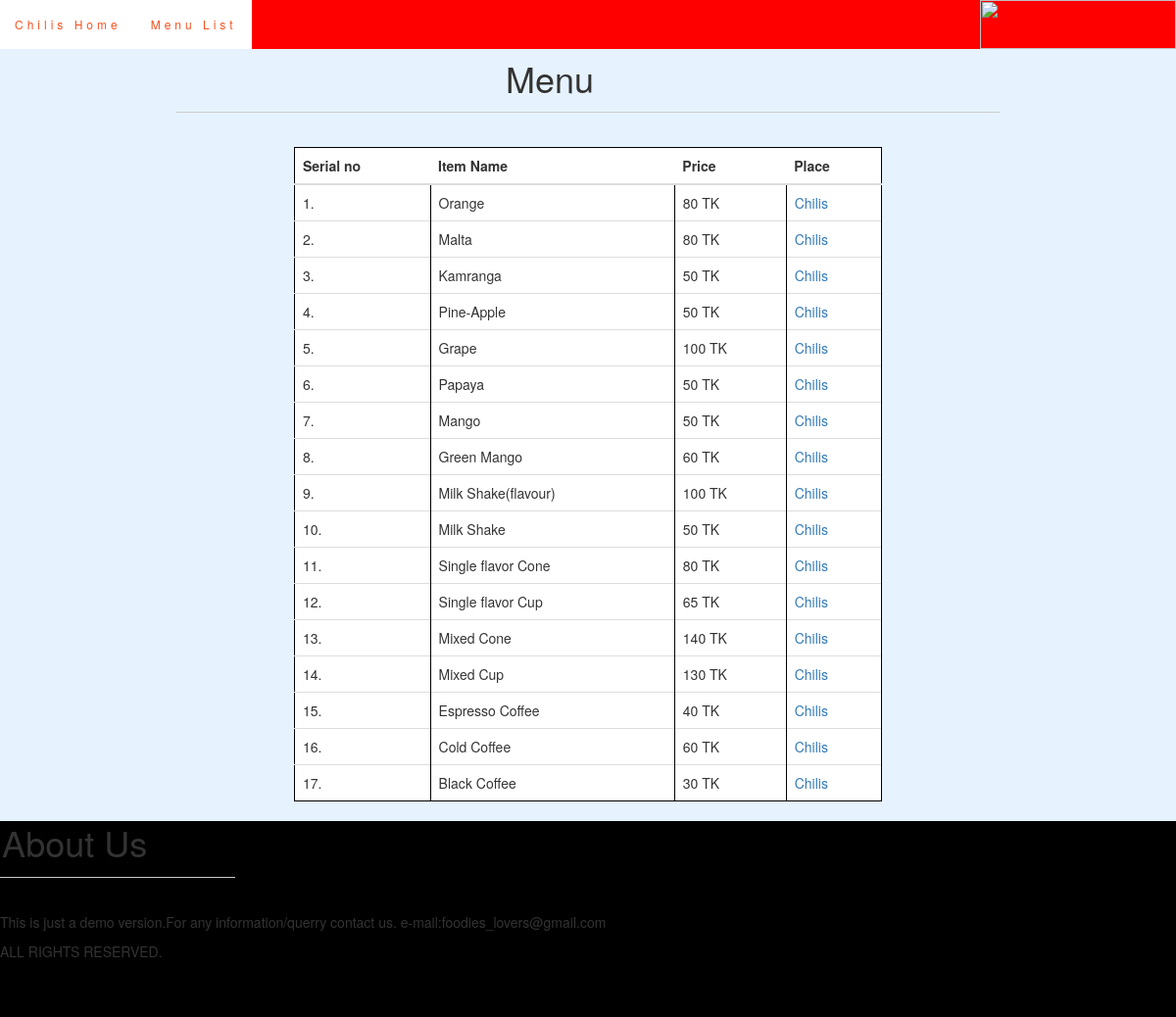
The app's page /chilis_menu.php with its own data.
### tables this page shows
CREATE TABLE IF NOT EXISTS `chilis` (
  `sl` int(11) NOT NULL AUTO_INCREMENT,
  `category` varchar(50) NOT NULL,
  `item_name` varchar(50) NOT NULL,
  `price` int(11) NOT NULL,
  `restaurant` varchar(50) NOT NULL,
  `place` varchar(20) NOT NULL,
  `link` varchar(20) NOT NULL,
  PRIMARY KEY (`sl`),
  UNIQUE KEY `item_name` (`item_name`)
);

### chilis_menu.php (the view, shortened to what this page needs)
<!DOCTYPE html>
	<head>
		<link rel="stylesheet" type="text/css" href="css/bootstrap.min.css">
		<link rel="stylesheet" type="text/css" href="css/style.css">
	</head>
	<body>
		<div id="header">
				  <nav class="navbar navbar-inverse custom-navbar navbar-fixed-top" style="background:red">
				  <a><img class="hidden-sm hidden-xs" src="images/chilis.jpg" style="height:50px; width:200px; float:right"></a>
				        <ul class="nav navbar-nav">
				          <li><a href="chilis.php">Chilis Home</a></li>
				          <li class="active"><a href="chilis_menu.php">Menu List</a></li>
				        </ul>
				    </div>
		<div style="margin-left: 15%; margin-right: 15%;">
		<h1 style="margin-left: 40%;">Menu</h1>
		<hr>
		</div>
		<div style="margin-left:25%; margin-right:25%; background: white;">
		<?php
		$i=0;
		$con=mysql_connect('localhost', 'root', '01718313636');
		$sql="SELECT item_name, price, link, restaurant FROM chilis";
		$result=mysql_query($sql, $con);
		echo "<table class=table table-striped>";
		echo "<thead><tr><th>Serial no</th><th>Item Name</th><th>Price</th><th>Place</th></tr></thead>";
		echo "<tbody>";
		while ($row=mysql_fetch_array($result)) {
			$i++;
			echo "<tr>";
			echo "<td>".$i."."."</td>"."<td>".$row['item_name']."</td>"."<td>".$row['price']." TK "."</td>"."<td>".'<a href="'.$row['link'].'">'.$row['restaurant'].'</a>'."</td>";
			echo "<tr>";
		}
		echo "</tbody>";
		echo "</table>";
	?>
	</div>
		<div id="footer" style="margin-top: 0%">
			<h1 style="padding:2px;">About Us</h1>
			<hr style="border-top: 1px solid #ccc; margin-right:80%;">
			<p>This is just a demo version.For any information/querry contact us.
				e-mail:foodies_lovers@gmail.com
			</p>
			<p>ALL RIGHTS RESERVED.</p>
		</div>
	</body>
</html>

### css/style.css (style rules this page uses)
body { background: #e6f3ff; height: 1000px; position: relative; }
#header { background: black; overflow: hidden; }
table, td { border: 1px solid black; border-collapse: collapse; }
td { text-align: left; }
.navbar { margin-bottom: 0; background-color: black; border: 0; font-size: 12px !important; line-height: 2 !important; letter-spacing: 4px; border-radius: 0; }
.navbar li a, .navbar { color: #fff !important; }
.navbar-nav li a:hover, .navbar-nav li.active a { color: #f4511e !important; background-color: #fff !important; }
#footer { width:100% important; height: 200px; margin-top: 20px; background: black; }

### chilis_menu.php (style rules this page uses)
hr { display: block; height: 1px; border: 0; border-top: 1px solid #ccc; margin: 1em 0; padding: 0; }

### records on screen
chilis: item_name "Orange", price "80", restaurant "Chilis"
chilis: item_name "Malta", price "80", restaurant "Chilis"
chilis: item_name "Kamranga", price "50", restaurant "Chilis"
chilis: item_name "Pine-Apple", price "50", restaurant "Chilis"
chilis: item_name "Grape", price "100", restaurant "Chilis"
chilis: item_name "Papaya", price "50", restaurant "Chilis"
chilis: item_name "Mango", price "50", restaurant "Chilis"
chilis: item_name "Green Mango", price "60", restaurant "Chilis"
chilis: item_name "Milk Shake(flavour)", price "100", restaurant "Chilis"
chilis: item_name "Milk Shake", price "50", restaurant "Chilis"
chilis: item_name "Single flavor Cone", price "80", restaurant "Chilis"
chilis: item_name "Single flavor Cup", price "65", restaurant "Chilis"
chilis: item_name "Mixed Cone", price "140", restaurant "Chilis"
chilis: item_name "Mixed Cup", price "130", restaurant "Chilis"
chilis: item_name "Espresso Coffee", price "40", restaurant "Chilis"
chilis: item_name "Cold Coffee", price "60", restaurant "Chilis"
chilis: item_name "Black Coffee", price "30", restaurant "Chilis"
